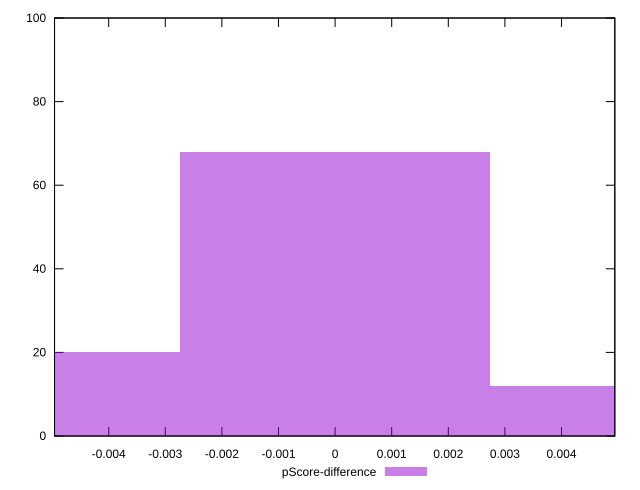

The gnuplot source for this figure:
reset

$pScoreDifference <<EOF
-0.005467995238832595 20
0 68
0.005467995238832595 12
EOF

set key outside below
set boxwidth 0.005467995238832595
set xrange [-0.004956798824666153:0.004941995239133468]
set yrange [0:100]
set trange [0:100]
set style fill transparent solid 0.5 noborder
set terminal svg size 640, 490 enhanced background rgb 'white'
set output "reports/report_00027_2021-02-24T12-40-31.850Z/speed-index/samples/agenda/pScore-difference/histogram.svg"

plot $pScoreDifference title "pScore-difference" with boxes

reset
